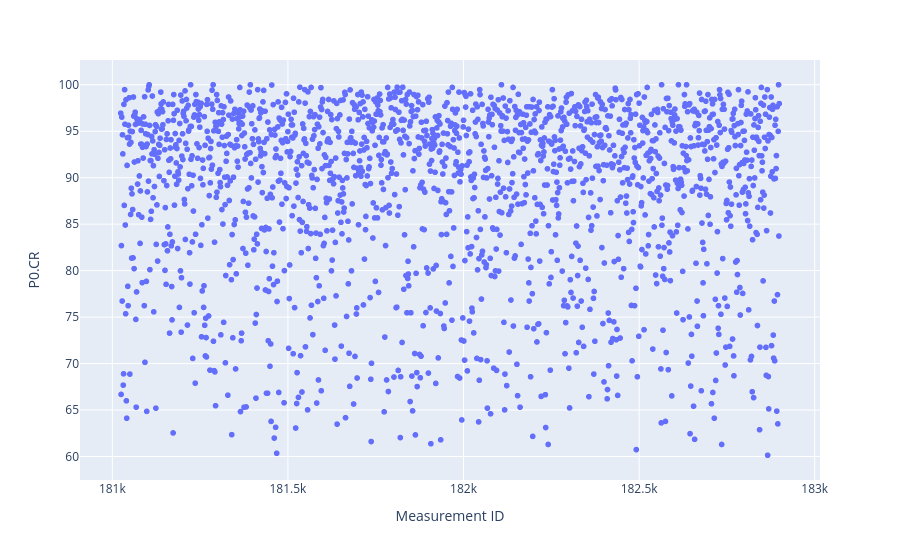

Notebook cell for this chart:
### Code cell
fig = px.scatter(photo_df_OK, x='Measurement ID', y="P0.CR")
fig.show()

### Figure 1 — Plotly figure (JSON) as saved in the notebook; plotly's stock layout.template omitted (floating-point values rounded to 4 significant figures; data arrays with more than 128 entries replaced by an {"elided": "..."} marker saying what was removed)
{"data": [{"hovertemplate": "Measurement ID=%{x}<br>P0.CR=%{y}<extra></extra>", "legendgroup": "", "marker": {"color": "#636efa", "symbol": "circle"}, "mode": "markers", "name": "", "showlegend": false, "type": "scattergl", "x": {"elided": "1856 int values"}, "xaxis": "x", "y": {"elided": "1856 float values"}, "yaxis": "y"}], "layout": {"legend": {"tracegroupgap": 0}, "margin": {"t": 60}, "xaxis": {"anchor": "y", "domain": [0, 1], "title": {"text": "Measurement ID"}}, "yaxis": {"anchor": "x", "domain": [0, 1], "title": {"text": "P0.CR"}}}}
